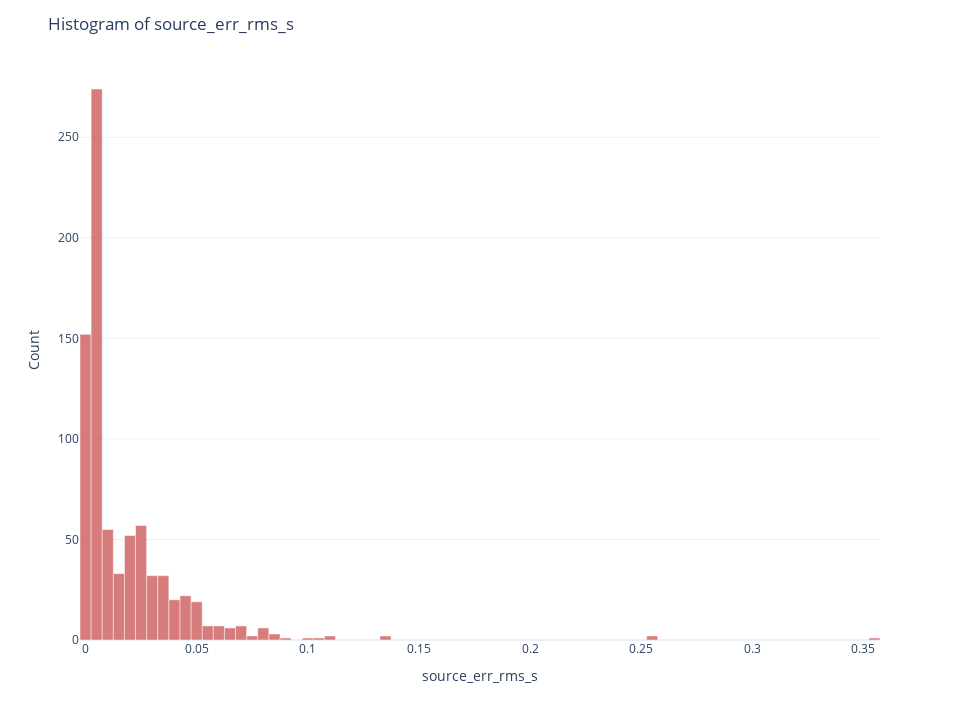

The notebook cell saved with this chart:
### Code cell
# Another example using different columns
lqt_ready_2.plot_histogram('source_err_rms_s')

### Figure 1 — Plotly figure (JSON) as saved in the notebook; plotly's stock layout.template omitted (floating-point values rounded to 4 significant figures; data arrays with more than 128 entries replaced by an {"elided": "..."} marker saying what was removed)
{"data": [{"bingroup": "x", "hovertemplate": "source_err_rms_s=%{x}<br>count=%{y}<extra></extra>", "legendgroup": "", "marker": {"color": "indianred", "line": {"color": "white", "width": 0.5}, "opacity": 0.8, "pattern": {"shape": ""}}, "name": "", "orientation": "v", "showlegend": false, "type": "histogram", "x": {"elided": "796 float values"}, "xaxis": "x", "yaxis": "y"}], "layout": {"barmode": "relative", "height": 720, "legend": {"bgcolor": "rgba(255,255,255,0.5)", "tracegroupgap": 0, "x": 0.99, "xanchor": "right", "y": 0.99, "yanchor": "top"}, "margin": {"t": 60}, "showlegend": true, "title": {"text": "Histogram of source_err_rms_s"}, "width": 960, "xaxis": {"anchor": "y", "domain": [0, 1], "title": {"text": "source_err_rms_s"}}, "yaxis": {"anchor": "x", "domain": [0, 1], "title": {"text": "Count"}}}}
